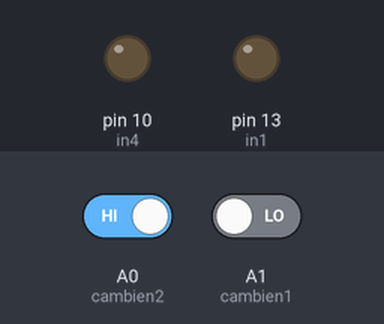
Simulated run of this sketch. Board: Arduino Uno, built with avr-gcc and run on an emulated ATmega328P. Parts: output pins drawn as LEDs (lit = HIGH). The test bench sets the inputs (shaded band); at power-on: A0 (cambien2) HIGH, A1 (cambien1) LOW.

Above: at 1.2 s.
1.3 s: A0 (cambien2) driven LOW
At 2.5 s:
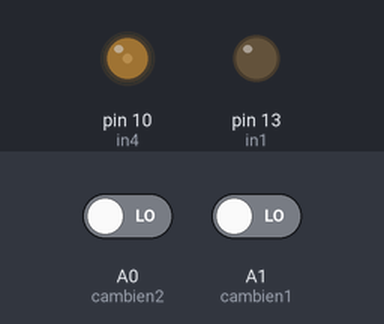
2.8 s: A1 (cambien1) driven HIGH
At 3.6 s:
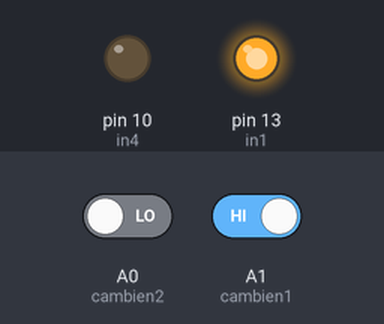
4.3 s: A0 (cambien2) driven HIGH
At 5.0 s:
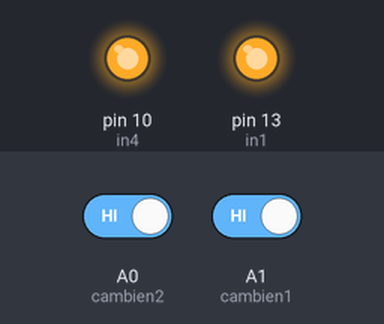
5.8 s: A1 (cambien1) driven LOW
At 6.7 s:
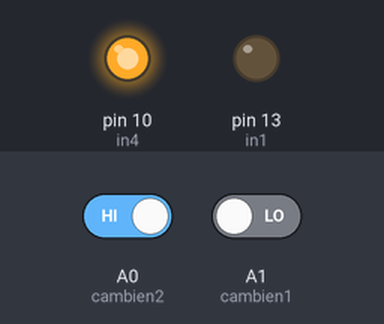
Timing chart, 0 to 8.3 s (numbered marks = the images above; inputs shaded):
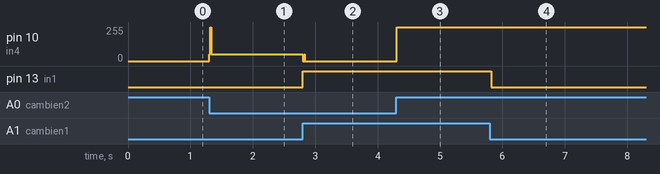

The sketch:

dolineRTOS.ino
```cpp
//Khai bao thu vien RTOS
#include <Arduino_FreeRTOS.h>
//Khai bao cac chan
#define in1 13
#define in2 12
#define in3 11
#define in4 10
#define cambien1 A1   // cam bien ben trai *o ngoai*
#define cambien2 A0   // cam bien ben phai *o ngoai*
//#define cambien3 A3   // cam bien ben phai
//#define cambien4 A4   // cam bien ben trai


void setup()
{
   xTaskCreate(cb1task, " cb1",128 ,NULL, 1, NULL);
   xTaskCreate(cb2task, " cb2",128 ,NULL, 1, NULL);
   xTaskCreate(tientask, " cb2",128 ,NULL, 1, NULL);
//   xTaskCreate(tien1task, " cb2",128 ,NULL, 1, NULL);


}
//cac chuong trinh con
void loop()
{}
//cam bien trai
void cb1task(void *pvParameters)
{
  pinMode(cambien1,INPUT);
  Serial.begin(9600);
  while(1)
  {
    if(digitalRead(cambien1)==1 && digitalRead(cambien2)==0)
    {
     digitalWrite(in1,HIGH);
     digitalWrite(in2,LOW);
     digitalWrite(in3,HIGH);
     digitalWrite(in4,LOW);

    }
  }
}
//cam bien phai
void cb2task(void *pvParameters)
{
  pinMode(cambien2,INPUT);
  Serial.begin(9600);
  while(1)
  {
    if(digitalRead(cambien2)==1 && digitalRead(cambien1)==0)
    {
      digitalWrite(in1,LOW);
      digitalWrite(in2,HIGH);
      digitalWrite(in3,LOW);
      digitalWrite(in4,HIGH);
    }
  }

}
// chuong trinh tien
void tientask(void *pvParameters)
{
  pinMode(cambien1,INPUT);
  pinMode(cambien2,INPUT);
  //pinMode(cambien3,INPUT);
  //pinMode(cambien4,INPUT);
  Serial.begin(9600);
  while(1)
  {
    if(digitalRead(cambien1)==0 && digitalRead(cambien2)==0)
    {
       analogWrite(in1,50);
       digitalWrite(in2,LOW);
       digitalWrite(in3,LOW);
       analogWrite(in4,50);
    }
    if(digitalRead(cambien1)==1 && digitalRead(cambien2)==1)
    {
       digitalWrite(in1,HIGH);
       digitalWrite(in2,LOW);
       digitalWrite(in3,LOW);
       digitalWrite(in4,HIGH);

    }
  }

}

/*void tien1task(void *pvParameters)
{
  pinMode(cambien1,INPUT);
  pinMode(cambien2,INPUT);
  //pinMode(cambien3,INPUT);
  //pinMode(cambien4,INPUT);
  Serial.begin(9600);
  while(1)
  {
    if(digitalRead(cambien1)==1 && digitalRead(cambien2)==1)
    {
       digitalWrite(in1,HIGH);
       digitalWrite(in2,LOW);
       digitalWrite(in3,LOW);
       digitalWrite(in4,HIGH);
    }
  }

} */

// cam bien phai
/*void cb3task(void *pvParameters)
{
  pinMode(cambien3,INPUT);
  Serial.begin(9600);
  while(1)
  {
    if(digitalRead(cambien1)==0 && digitalRead(cambien2)==0 && digitalRead(cambien3)==1 && digitalRead(cambien4)==0)
    {
      digitalWrite(in1,LOW);
      analogWrite(in2,180);
      digitalWrite(in3,LOW);
      analogWrite(in4,180);
    }
  }

}*/

/*void cb4task(void *pvParameters)
{
  pinMode(cambien4,INPUT);
  Serial.begin(9600);
  while(1)
  {
    if(digitalRead(cambien1)==0 && digitalRead(cambien2)==0 && digitalRead(cambien3)==0 && digitalRead(cambien4)==1)
    {
       analogWrite(in1,180);
       digitalWrite(in2,LOW);
       digitalWrite(in3,HIGH);
       analogWrite(in4,180);

    }
  }
} */
```

Measured:
- after the input at 1.3 s, pin 10 (in4): 0/255 → 50/255 at once
- after the input at 2.8 s, pin 10 (in4): 50/255 → 0/255 at once; pin 13 (in1): LOW → HIGH at once
- after the input at 4.3 s, pin 10 (in4): 0/255 → 255/255 at once
- after the input at 5.8 s, pin 13 (in1): HIGH → LOW at once
